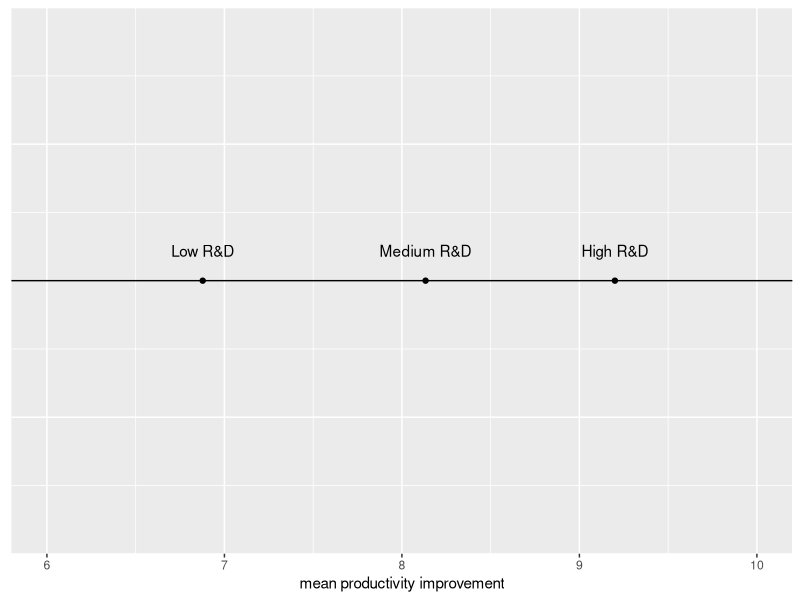
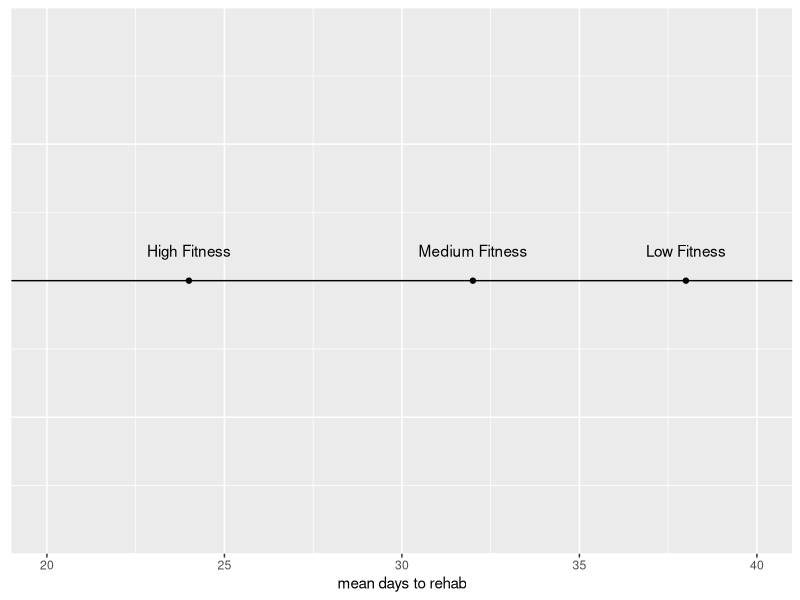

These charts were generated, in order, by the following R code:
## ---- chunk 1
knitr::opts_chunk$set(echo = FALSE)
## ---- chunk 2
library(tidyverse)
## ---- chunk 3
# input data
low = c(7.6, 8.2, 6.8, 5.8, 6.9, 6.6, 6.3, 7.7, 6.0)
med = c(6.7, 8.1, 9.4, 8.6, 7.8, 7.7, 8.9, 7.9, 8.3, 8.7, 7.1, 8.4)
high = c(8.5, 9.7, 10.1, 7.8, 9.6, 9.5)
dd <- tibble(rnd = c(rep("low", length(low)), 
                     rep("med", length(med)),
                     rep("high",length(high))), 
             rnd_lab = c(rep("Low R&D", length(low)), 
                         rep("Medium R&D", length(med)),
                         rep("High R&D",length(high))), 
             prod = c(low, med, high))

dd %>%
  group_by(rnd, rnd_lab) %>%
  dplyr::summarize(prod = mean(prod)) %>%
  ggplot(aes(x = prod, y = 0)) + 
  geom_point() + 
  geom_text(aes(label = rnd_lab), vjust = -2) +
  geom_hline(yintercept = 0) + 
  xlab("mean productivity improvement") + 
  theme(axis.ticks.y = element_blank(), 
        axis.text.y = element_blank(),
        axis.title.y = element_blank()) + 
  xlim(6, 10)
## ---- chunk 4
dd %>%
  group_by(rnd) %>%
  summarize(prod = mean(prod)) # mean = 9.2

an1 <- aov(prod ~ rnd, data = dd) 
summary(an1) # mse = 0.64

dd %>%
  group_by(rnd) %>%
  summarize(n()) # n = 6

nrow(dd) # nT = 27

qt(0.975, 24) # 2.0639

TukeyHSD(an1)
confint(an1)

## ---- chunk 5
library(tidyverse)
## ---- chunk 6
# input data
low = c(29, 42, 38, 40, 43, 40, 30, 42)
med = c(30, 35, 39, 28, 31, 31, 29, 35, 29, 33)
high = c(26, 32, 21, 20, 23, 22)
dd <- tibble(fit = c(rep("low", length(low)), 
                     rep("med", length(med)),
                     rep("high",length(high))), 
             fit_lab = c(rep("Low Fitness", length(low)), 
                         rep("Medium Fitness", length(med)),
                         rep("High Fitness",length(high))), 
             days = c(low, med, high))

dd %>%
  group_by(fit, fit_lab) %>%
  summarize(days = mean(days)) %>%
  ggplot(aes(x = days, y = 0)) + 
  geom_point() + 
  geom_text(aes(label = fit_lab), vjust = -2) +
  geom_hline(yintercept = 0) + 
  xlab("mean days to rehab") + 
  theme(axis.ticks.y = element_blank(), 
        axis.text.y = element_blank(),
        axis.title.y = element_blank()) +
  xlim(20, 40)
## ---- chunk 7
dd %>%
  group_by(fit) %>%
  summarize(days = mean(days)) # mean = 9.2

an1 <- aov(days ~ fit, data = dd) 
summary(an1) # mse = 19.8

dd %>%
  group_by(fit) %>%
  summarize(n()) # n = 6

nrow(dd) # nT = 27

qt(1 - .05/4, 21) # 2.414
qtukey(.95, 3, 25) # 3.522

TukeyHSD(an1)
confint(an1)

